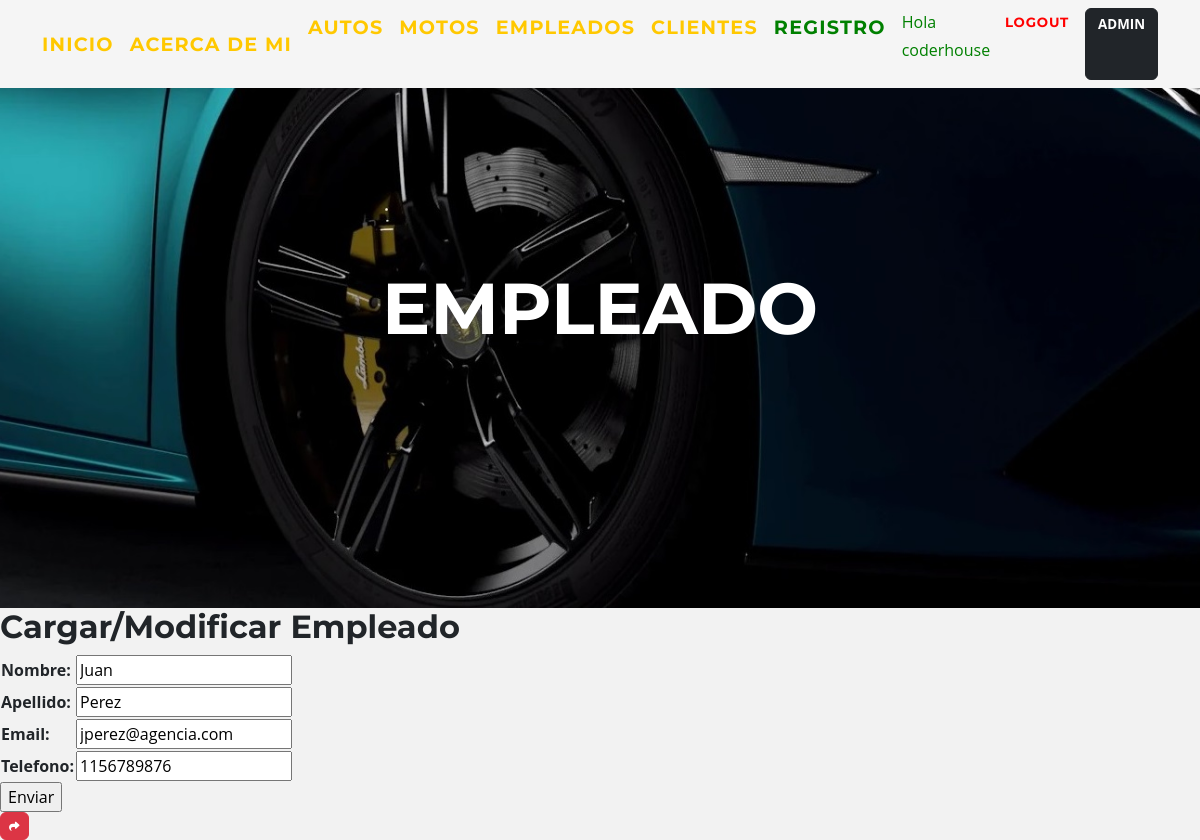
The app's page /aplicacion/update_empleado/1/ (signed in) with its own data.
### aplicacion/models.py (models this page shows, shortened)
class Empleado(models.Model):
    nombre = models.CharField(max_length=50)
    apellido = models.CharField(max_length=50)
    email = models.EmailField()
    telefono = models.IntegerField()

### aplicacion/views.py (the view)
# urls.py: path('update_empleado/<id_empleado>/', updateEmpleado, name="update_empleado"),
@login_required
def updateEmpleado(request, id_empleado):
    empleado = Empleado.objects.get(id=id_empleado)
    if request.method == "POST":
        miForm = EmpleadoForm(request.POST)
        if miForm.is_valid():
            empleado.nombre = miForm.cleaned_data.get('nombre')
            empleado.apellido = miForm.cleaned_data.get('apellido')
            empleado.email = miForm.cleaned_data.get('email')
            empleado.telefono = miForm.cleaned_data.get('telefono')
            empleado.save()
            return redirect(reverse_lazy('empleados'))
    else:
        miForm = EmpleadoForm(initial={'nombre':empleado.nombre,
                                       'apellido':empleado.apellido,
                                       'email':empleado.email,
                                       'telefono':empleado.telefono})
    return render(request, "aplicacion/empleadosForm.html", {'form': miForm})

### aplicacion/forms.py
class EmpleadoForm(forms.Form):
    nombre = forms.CharField(label="Nombre", max_length=50, required=True)
    apellido = forms.CharField(label="Apellido", max_length=50, required=True)
    email = forms.EmailField(label="Email", required=True)
    telefono = forms.IntegerField(label="Telefono", required=True)

### aplicacion/templates/aplicacion/empleadosForm.html (shortened to what this page needs)
{% extends 'aplicacion/base.html' %}
{% load static %}
{% block cabecera %}
    <div class="container">
        <div class="masthead-heading text-uppercase">Empleado</div>
    </div>
{% endblock cabecera %}
{% block contenido %}
<body>
    <h2>Cargar/Modificar Empleado</h2>
    <form action="" method="post">
        <table>
            {{ form.as_table }}
        </table>
        <input type="submit" value="Enviar">
    </form>
</body>
<a
href="{% url 'empleados' %}"
class="btn btn-danger"
style="--bs-btn-padding-y: .25rem; --bs-btn-padding-x: .5rem; --bs-btn-font-size: .75rem;"
><i class="fa fa-share fa-sm" title="Volver">Volver</i>
</a>
{% endblock contenido%}

### aplicacion/templates/aplicacion/base.html (shortened to what this page needs)
<!DOCTYPE html>
<html lang="en">
    <head>
        {% load static %}
        <link href="{% static 'aplicacion/css/styles.css' %}" rel="stylesheet" />
    </head>
    <body id="page-top">
        <nav class="navbar navbar-expand-lg navbar-dark fixed-top pt-2 pb-2" id="mainNav" style="background-color: whitesmoke;" >
            <div class="container">
                <a class="navbar-brand" style="font-size:larger;"  href="{% url 'inicio' %}">Inicio</a>
                <a class="navbar-brand" style="font-size:larger;" href="{% url 'aboutme' %}">Acerca de Mi</a>
                <div class="collapse navbar-collapse" id="navbarResponsive">
                    <ul class="navbar-nav text-lg-start ms-auto py-6 py-lg-0">
                        {% if user.is_authenticated %}
                        <a class="navbar-brand" style="font-size:larger;" href="{% url 'autos' %}">Autos</a>
                        <a class="navbar-brand" style="font-size:larger;" href="{% url 'motos' %}">Motos</a>
                        <a class="navbar-brand" style="font-size:larger;" href="{% url 'empleados' %}">Empleados</a>
                        <a class="navbar-brand" style="font-size:larger;" href="{% url 'clientes' %}">Clientes</a>
                        <a class="navbar-brand" style="font-size:larger; color: green;" href="{% url 'register' %}">Registro</a>
                        <p style="color:green"> Hola {{ user.username }}</b></p>
                        <a class="navbar-brand" style="font-size:smaller; color: red;" href="{% url 'logout' %}">Logout</a>
                        <a class="btn btn-dark" style="font-size:smaller;" href="{% url 'admin:index' %}"><b>ADMIN</a>
                        </div>
                        {% endif %}
                </div>
        </nav>
        <header class="masthead">
        {% block cabecera %}{% endblock cabecera %}
        </header>
        {% block contenido %}
        {% endblock contenido %}
    </body>
</html>

### records on screen
Empleado: nombre "Juan", apellido "Perez", email "jperez@agencia.com", telefono "1156789876"

### other values on screen
{{ user.username }} "coderhouse"
